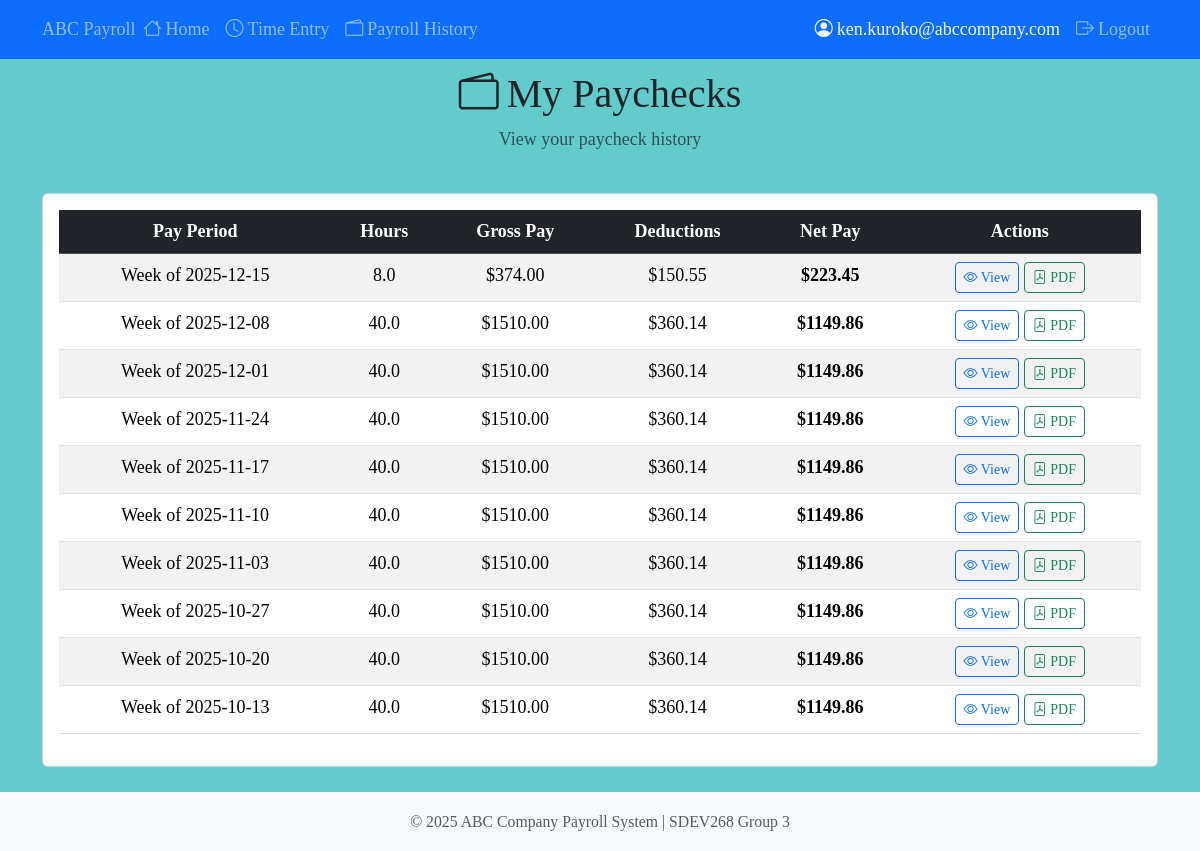
/employee/payroll-history (signed in), run on the app's committed database.
### tables this page shows
CREATE TABLE payroll_details (
    payroll_detail_id INTEGER PRIMARY KEY AUTOINCREMENT,
    payroll_id INTEGER NOT NULL,
    employee_id TEXT NOT NULL,

    regular_hours REAL NOT NULL DEFAULT 0,
    overtime_hours REAL NOT NULL DEFAULT 0,
    saturday_hours REAL NOT NULL DEFAULT 0,
    pto_hours REAL NOT NULL DEFAULT 0,
    total_hours REAL NOT NULL DEFAULT 0,

    base_pay REAL NOT NULL DEFAULT 0,
    overtime_pay REAL NOT NULL DEFAULT 0,
    saturday_pay REAL NOT NULL DEFAULT 0,
    gross_pay REAL NOT NULL DEFAULT 0,

    medical_deduction REAL NOT NULL DEFAULT 0,
    dependent_stipend REAL NOT NULL DEFAULT 0,

    taxable_income REAL NOT NULL DEFAULT 0,

    state_tax REAL NOT NULL DEFAULT 0,
    federal_tax_employee REAL NOT NULL DEFAULT 0,
    social_security_employee REAL NOT NULL DEFAULT 0,
    medicare_employee REAL NOT NULL DEFAULT 0,
    total_employee_taxes REAL NOT NULL DEFAULT 0,

    net_pay REAL NOT NULL DEFAULT 0,

    federal_tax_employer REAL NOT NULL DEFAULT 0,
    social_security_employer REAL NOT NULL DEFAULT 0,
    medicare_employer REAL NOT NULL DEFAULT 0,
    total_employer_taxes REAL NOT NULL DEFAULT 0,

    calculated_date TEXT NOT NULL DEFAULT (datetime('now', 'localtime')),

    FOREIGN KEY (payroll_id) REFERENCES payroll_periods(payroll_id),
    FOREIGN KEY (employee_id) REFERENCES employees(employee_id),
    UNIQUE(payroll_id, employee_id)
);

CREATE TABLE payroll_periods (
    payroll_id INTEGER PRIMARY KEY AUTOINCREMENT,
    period_start_date TEXT NOT NULL,
    period_end_date TEXT NOT NULL,
    processed_date TEXT,
    is_locked INTEGER NOT NULL DEFAULT 0,
    processed_by TEXT,
    created_date TEXT NOT NULL DEFAULT (datetime('now', 'localtime')),
    UNIQUE(period_start_date, period_end_date),
    CHECK (date(period_end_date) >= date(period_start_date))
);

### src/routes/employee.py (the view)
@bp.route("/payroll-history")
@login_required
def payroll_history():
    employee_id = session.get("employee_id")
    history = []
    if employee_id:
        success, message, history = payroll_controller.get_payroll_history(employee_id, limit=10)
    return render_template("employee/payroll_history.html", payroll_history=history)

### src/controllers/payroll_controller.py (called while the page is built)
    def get_payroll_history(
        self,
        employee_id: str,
        limit: int | None = None,
    ) -> tuple[bool, str, list[PayrollDetail]]:
        try:
            history = PayrollDetail.get_by_employee(employee_id, limit)
            return True, f"Retrieved {len(history)} payroll records", history
        except Exception as e:
            return False, f"Error retrieving payroll history: {e!s}", []

### src/models/base_model.py (called while the page is built)
    @classmethod
    def get_connection(cls) -> sqlite3.Connection:
        conn = sqlite3.connect(cls.DB_PATH, timeout=30.0)
        conn.row_factory = sqlite3.Row
        return conn

    @classmethod
    def execute_query(cls, query: str, params: tuple = ()) -> list[sqlite3.Row]:
        conn = cls.get_connection()
        cursor = conn.cursor()
        cursor.execute(query, params)
        results = cursor.fetchall()
        conn.close()
        return results

### src/models/payroll.py (called while the page is built, shortened)
    @classmethod
    def get_by_employee(
        cls, employee_id: str, limit: int | None = None
    ) -> list["PayrollDetail"]:
        if limit:
            query = """
                SELECT pd.*, pp.period_start_date, pp.period_end_date
                FROM payroll_details pd
                JOIN payroll_periods pp ON pd.payroll_id = pp.payroll_id
                WHERE pd.employee_id = ?
                ORDER BY pp.period_start_date DESC
                LIMIT ?
            """
            params = (employee_id, limit)
        rows = cls.execute_query(query, params)
        return [cls._row_to_payroll_detail(row) for row in rows]

### src/routes/employee.py (called while the page is built)
def login_required(f):
    from functools import wraps
    @wraps(f)
    def decorated_function(*args, **kwargs):
        if not session.get("user_id"):
            flash("Please log in to access this page.", "error")
            return redirect(url_for("auth.login"))
        return f(*args, **kwargs)
    return decorated_function

### src/templates/employee/payroll_history.html (shortened to what this page needs)
{% extends "base.html" %}
{% block content %}
<div class="row mb-4">
    <div class="col">
        <h1><i class="bi bi-wallet2 me-2"></i>My Paychecks</h1>
        <p class="text-muted">View your paycheck history</p>
    </div>
</div>
<div class="card">
    <div class="card-body">
        {% if payroll_history %}
        <div class="table-responsive">
            <table class="table table-striped table-hover">
                <thead class="table-dark">
                    <tr>
                        <th>Pay Period</th>
                        <th>Hours</th>
                        <th>Gross Pay</th>
                        <th>Deductions</th>
                        <th>Net Pay</th>
                        <th>Actions</th>
                    </tr>
                </thead>
                <tbody>
                    {% for payroll in payroll_history %}
                    <tr>
                        <td>Week of {{ payroll.period_start_date if payroll.period_start_date else 'N/A' }}</td>
                        <td>{{ payroll.total_hours }}</td>
                        <td>${{ "%.2f" | format(payroll.gross_pay) }}</td>
                        <td>${{ "%.2f" | format(payroll.total_employee_taxes + payroll.medical_deduction) }}</td>
                        <td><strong>${{ "%.2f" | format(payroll.net_pay) }}</strong></td>
                        <td>
                            <a href="{{ url_for('employee.paycheck_detail', payroll_detail_id=payroll.payroll_detail_id) }}"
                               class="btn btn-sm btn-outline-primary">
                                <i class="bi bi-eye"></i> View
                            </a>
                            <a href="{{ url_for('employee.download_paycheck_pdf', payroll_detail_id=payroll.payroll_detail_id) }}"
                                class="btn btn-sm btn-outline-success">
                                <i class="bi bi-file-pdf"></i> PDF
                            </a>
                        </td>
                    </tr>
                    {% endfor %}
                </tbody>
            </table>
        </div>
        {% else %}
        <div class="text-center py-5">
            <i class="bi bi-wallet fs-1 text-muted"></i>
            <p class="text-muted mt-2">No paycheck history available.</p>
        </div>
        {% endif %}
    </div>
</div>
{% endblock %}

### src/static/css/PayrollStyle.css (style rules this page uses)
body { font-family: 'Times New Roman', serif; text-align: center; font-size: large; background-color: #62cccc; }

### data on the page
payroll_details: period_start_date "2025-12-15", total_hours "8.0", gross_pay "374.00", payroll.total_employee_taxes+payroll.medical_deduction "150.55", net_pay "223.45"
payroll_details: period_start_date "2025-12-08", total_hours "40.0", gross_pay "1510.00", payroll.total_employee_taxes+payroll.medical_deduction "360.14", net_pay "1149.86"
payroll_details: period_start_date "2025-12-01", total_hours "40.0", gross_pay "1510.00", payroll.total_employee_taxes+payroll.medical_deduction "360.14", net_pay "1149.86"
payroll_details: period_start_date "2025-11-24", total_hours "40.0", gross_pay "1510.00", payroll.total_employee_taxes+payroll.medical_deduction "360.14", net_pay "1149.86"
payroll_details: period_start_date "2025-11-17", total_hours "40.0", gross_pay "1510.00", payroll.total_employee_taxes+payroll.medical_deduction "360.14", net_pay "1149.86"
payroll_details: period_start_date "2025-11-10", total_hours "40.0", gross_pay "1510.00", payroll.total_employee_taxes+payroll.medical_deduction "360.14", net_pay "1149.86"
payroll_details: period_start_date "2025-11-03", total_hours "40.0", gross_pay "1510.00", payroll.total_employee_taxes+payroll.medical_deduction "360.14", net_pay "1149.86"
payroll_details: period_start_date "2025-10-27", total_hours "40.0", gross_pay "1510.00", payroll.total_employee_taxes+payroll.medical_deduction "360.14", net_pay "1149.86"
payroll_details: period_start_date "2025-10-20", total_hours "40.0", gross_pay "1510.00", payroll.total_employee_taxes+payroll.medical_deduction "360.14", net_pay "1149.86"
payroll_details: period_start_date "2025-10-13", total_hours "40.0", gross_pay "1510.00", payroll.total_employee_taxes+payroll.medical_deduction "360.14", net_pay "1149.86"

### other printed values
{{ session.get('username', 'User') }} "ken.kuroko@abccompany.com"
